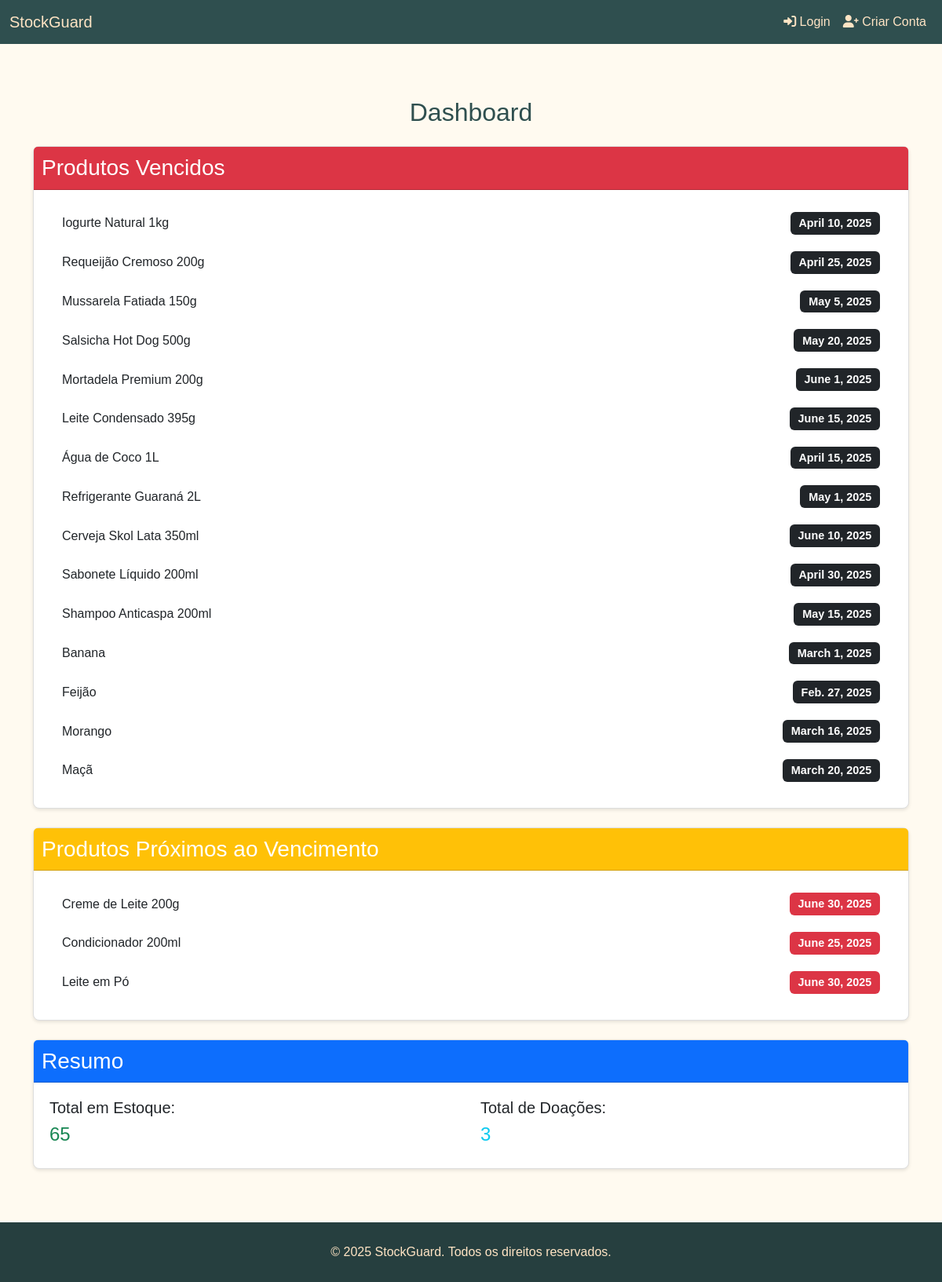
/dashboard/, run on the app's committed database.
### estoque/models.py (models this page shows, shortened)
class Produto(models.Model):
    nome = models.CharField(max_length=100)
    categoria = models.CharField(max_length=50)
    validade = models.DateField()
    quantidade = models.IntegerField()
    fornecedor = models.CharField(max_length=100)
    preco_unitario = models.DecimalField(max_digits=10, decimal_places=2, default=0.0)

### dashboard/views.py (the view)
# urls.py: path('', views.dashboard_view, name='dashboard'),
def dashboard_view(request):
    hoje = timezone.now().date()
    produtos_vencidos = Produto.objects.filter(validade__lt=hoje)
    produtos_proximos_vencimento = Produto.objects.filter(
        validade__gte=hoje,
        validade__lte=hoje + timezone.timedelta(days=7)
    )
    total_estoque = Produto.objects.count()
    total_doacoes = Doacao.objects.count()
    context = {
        'produtos_vencidos': produtos_vencidos,
        'produtos_proximos_vencimento': produtos_proximos_vencimento,
        'total_estoque': total_estoque,
        'total_doacoes': total_doacoes,
    }
    return render(request, 'dashboard/dashboard.html', context)

### templates/dashboard/dashboard.html
{% extends 'base.html' %}
{% block content %}
<div class="container mt-5">
    <h2 class="text-center mb-4" style="color: darkslategrey;">Dashboard</h2>
    <div class="card mb-4">
        <div class="card-header bg-danger">
            <h3 class="card-title mb-0 text-white">Produtos Vencidos</h3>
        </div>
        <div class="card-body">
            <ul class="list-group">
                {% for produto in produtos_vencidos %}
                <li class="list-group-item d-flex justify-content-between align-items-center">
                    {{ produto.nome }}
                    <span class="badge bg-dark">{{ produto.validade }}</span>
                </li>
                {% endfor %}
            </ul>
        </div>
    </div>
    <div class="card mb-4">
        <div class="card-header bg-warning">
            <h3 class="card-title mb-0 text-white">Produtos Próximos ao Vencimento</h3>
        </div>
        <div class="card-body">
            <ul class="list-group">
                {% for produto in produtos_proximos_vencimento %}
                <li class="list-group-item d-flex justify-content-between align-items-center">
                    {{ produto.nome }}
                    <span class="badge bg-danger">{{ produto.validade }}</span>
                </li>
                {% endfor %}
            </ul>
        </div>
    </div>
    <div class="card">
        <div class="card-header bg-primary">
            <h3 class="card-title mb-0 text-white">Resumo</h3>
        </div>
        <div class="card-body">
            <div class="row">
                <div class="col-md-6">
                    <p class="h5">Total em Estoque:</p>
                    <p class="h4 text-success">{{ total_estoque }}</p>
                </div>
                <div class="col-md-6">
                    <p class="h5">Total de Doações:</p>
                    <p class="h4 text-info">{{ total_doacoes }}</p>
                </div>
            </div>
        </div>
    </div>
</div>
{% endblock %}

### static/css/styles.css (style rules this page uses)
html, body { height: 100%; margin: 0; display: flex; flex-direction: column; background-color: #fffaf0; color: #333; font-family: Arial, sans-serif; }
.card { margin-top: 20px; border: 1px solid #ddd; border-radius: 8px; box-shadow: 0 2px 4px rgba(0, 0, 0, 0.1); }
.card-header { background-color: darkslategrey; color: bisque; padding: 10px; border-radius: 8px 8px 0 0; }
.card-body { padding: 20px; }
.list-group-item { border: none; margin-bottom: 5px; border-radius: 5px; transition: background-color 0.3s ease; }
.badge { font-size: 0.9rem; padding: 0.5em 0.75em; }

### data on the page
Produto: nome "Iogurte Natural 1kg", validade "April 10, 2025"
Produto: nome "Requeijão Cremoso 200g", validade "April 25, 2025"
Produto: nome "Mussarela Fatiada 150g", validade "May 5, 2025"
Produto: nome "Salsicha Hot Dog 500g", validade "May 20, 2025"
Produto: nome "Mortadela Premium 200g", validade "June 1, 2025"
Produto: nome "Leite Condensado 395g", validade "June 15, 2025"
Produto: nome "Água de Coco 1L", validade "April 15, 2025"
Produto: nome "Refrigerante Guaraná 2L", validade "May 1, 2025"
Produto: nome "Cerveja Skol Lata 350ml", validade "June 10, 2025"
Produto: nome "Sabonete Líquido 200ml", validade "April 30, 2025"
Produto: nome "Shampoo Anticaspa 200ml", validade "May 15, 2025"
Produto: nome "Banana", validade "March 1, 2025"
Produto: nome "Feijão", validade "Feb. 27, 2025"
Produto: nome "Morango", validade "March 16, 2025"
Produto: nome "Maçã", validade "March 20, 2025"
Produto: nome "Creme de Leite 200g", validade "June 30, 2025"
Produto: nome "Condicionador 200ml", validade "June 25, 2025"
Produto: nome "Leite em Pó", validade "June 30, 2025"

### other printed values
{{ total_estoque }} "65"
{{ total_doacoes }} "3"
